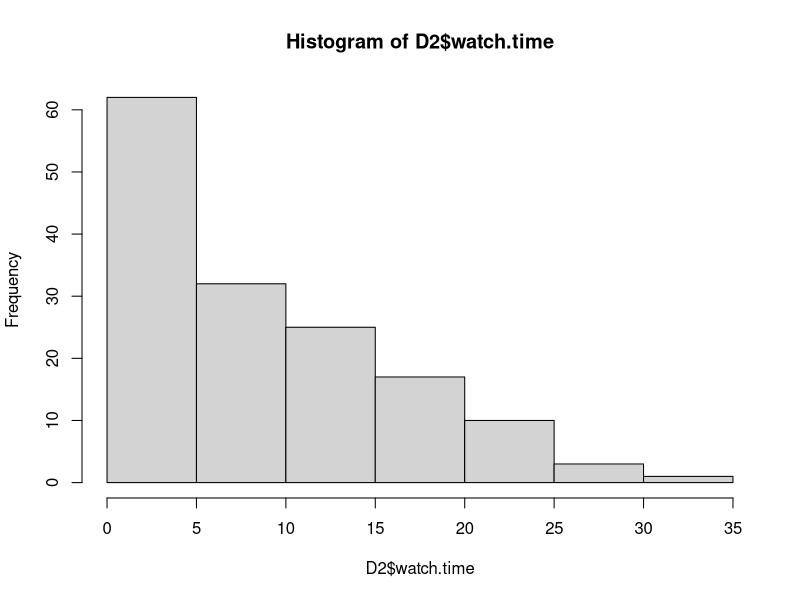
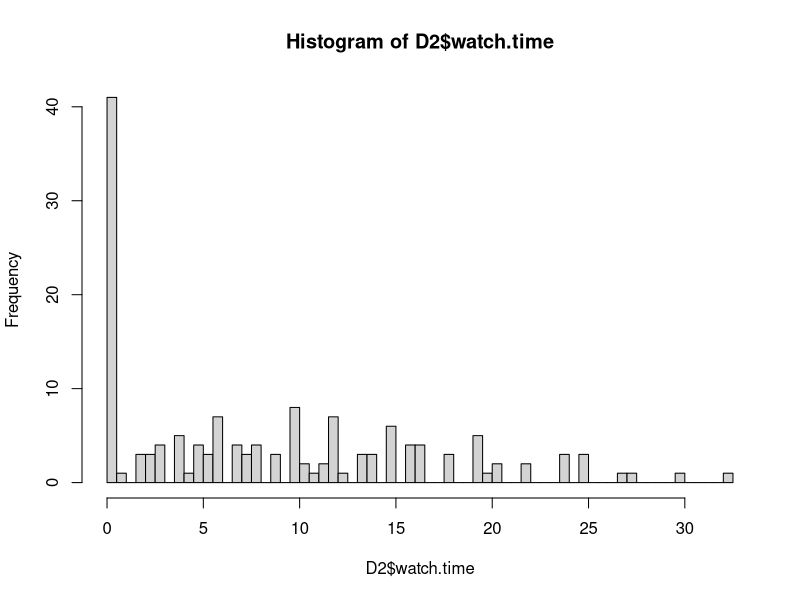
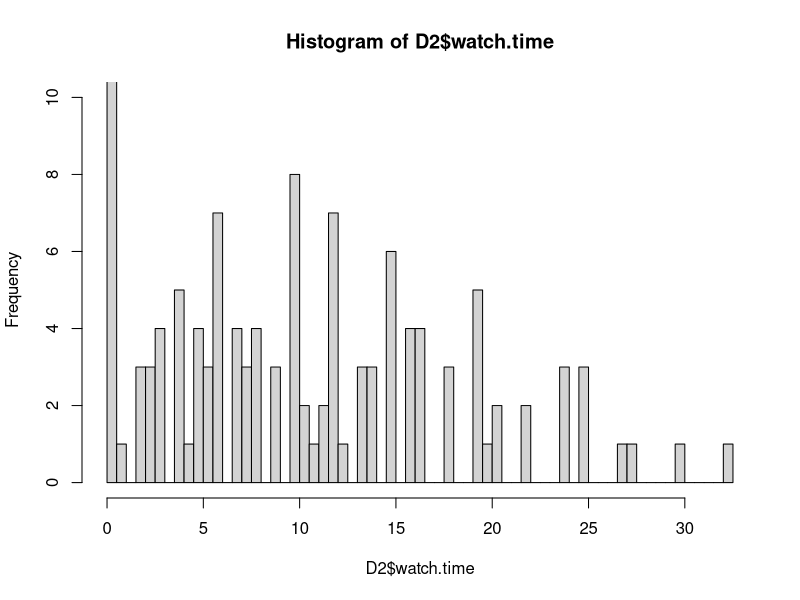
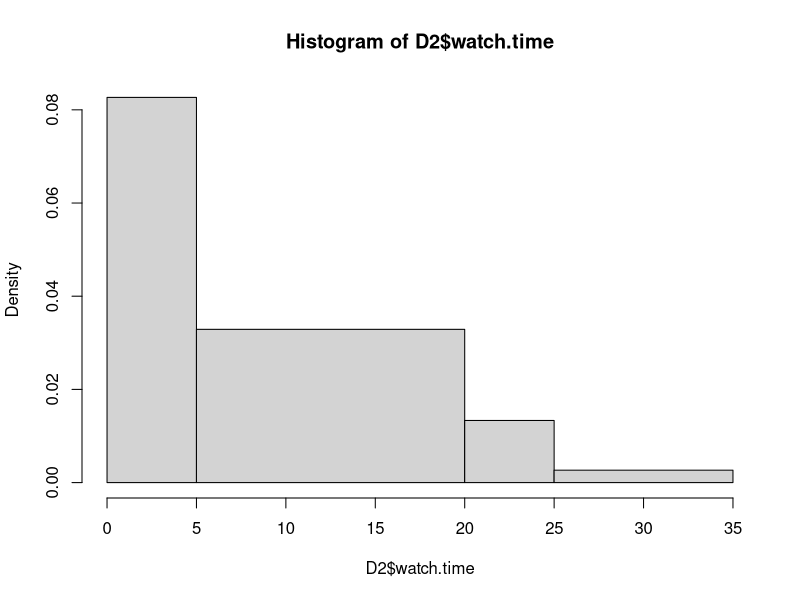
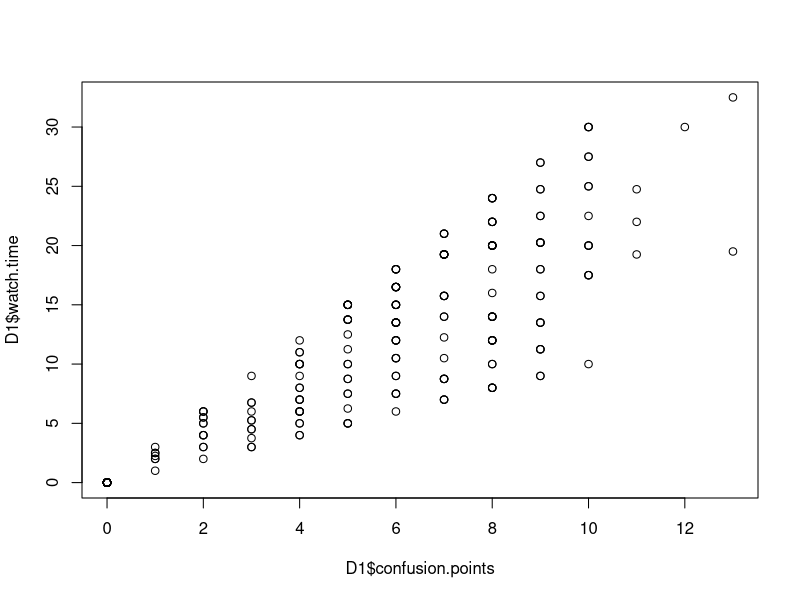
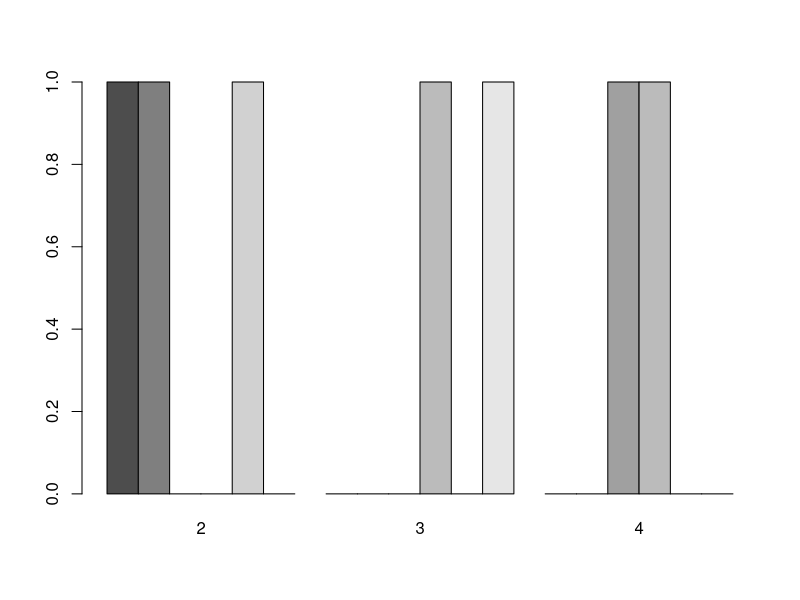
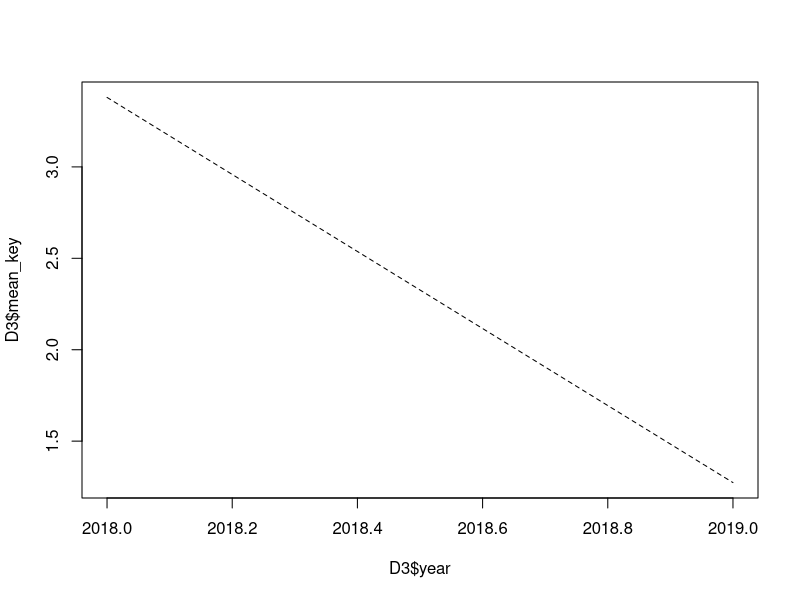
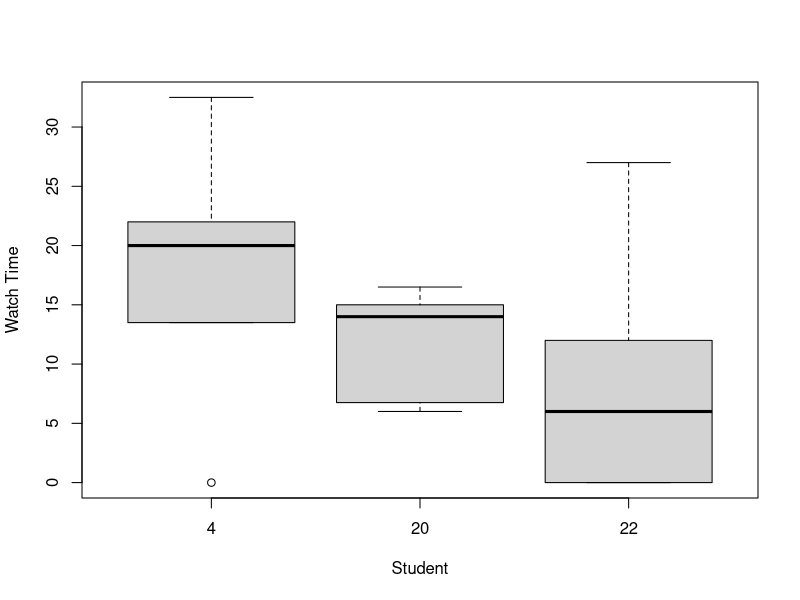

Generate these figures, in order, with R:
## ---- chunk 1
#Install the 'tidyverse' package or if that does not work, install the 'dplyr' and 'tidyr' packages.

#Load the package(s) you just installed

library(tidyverse)
library(tidyr)
library(dplyr)

D1 <- read.csv("video-data.csv", header = TRUE)

#Create a data frame that only contains the years 2018
D2 <- filter(D1, year == 2018)
## ---- chunk 2
#Generate a histogram of the watch time for the year 2018

hist(D2$watch.time)

#Change the number of breaks to 100, do you get the same impression?

hist(D2$watch.time, breaks = 100)

#Cut the y-axis off at 10

hist(D2$watch.time, breaks = 100, ylim = c(0,10))

#Restore the y-axis and change the breaks so that they are 0-5, 5-20, 20-25, 25-35

hist(D2$watch.time, breaks = c(0,5,20,25,35))

## ---- chunk 3
#Plot the number of confusion points against the watch time

plot(D1$confusion.points, D1$watch.time)

#Create two variables x & y
x <- c(1,3,2,7,6,4,4)
y <- c(2,4,2,3,2,4,3)

#Create a table from x & y
table1 <- table(x,y)

#Display the table as a Barplot
barplot(table1, beside = T)

#Create a data frame of the average total key points for each year and plot the two against each other as a lines

D3 <- D1 %>% group_by(year) %>% summarise(mean_key = mean(key.points))

plot(D3$year, D3$mean_key, type = "l", lty = "dashed")

#Create a boxplot of total enrollment for three students
D4 <- filter(D1, stid == 4|stid == 20| stid == 22)
#The drop levels command will remove all the schools from the variable with no data  
D4 <- droplevels(D4)
boxplot(D4$watch.time~D4$stid, xlab = "Student", ylab = "Watch Time")
## ---- chunk 4
#Use matrix notation to select columns 2, 5, 6, and 7
D5 <- D1[,c(2,5,6,7)]
#Draw a matrix of plots for every combination of variables
pairs(D5)
## ---- chunk 5
#rnorm(100, 75, 15) creates a random sample with a mean of 75 and standard deviation of 15
score <- rnorm(100, 75, 15)
#pmax sets a maximum value, pmin sets a minimum value
score <- pmin(score, 100)
score <- pmax(score, 0)
#round rounds numbers to whole number values
score <- round(score)
#sample draws a random samples from the groups vector according to a uniform distribution
group <- sample(c('sport','music','nature','literature'), 100, replace = TRUE)
df1 <- data.frame(score, group)
## ---- chunk 6
hist(df1$score)
hist(df1$score, breaks = 100)
hist(df1$score, breaks = 100, ylim = c(0,3))
hist(df1$score, breaks = c(40,60,70,80,90,100))
## ---- chunk 7
#cut() divides the range of scores into intervals and codes the values in scores according to which interval they fall. We use a vector called `letters` as the labels, `letters` is a vector made up of the letters of the alphabet.
rank <- cut(score, c(40,60,70,80,90,100), labels = LETTERS[1:5])
## ---- chunk 8
library(RColorBrewer)
#Let's look at the available palettes in RColorBrewer
#The top section of palettes are sequential, the middle section are qualitative, and the lower section are diverging.
#M display.brewer.all 
display.brewer.all()
#Use named palette in histogram
hist(df1$score, breaks = c(0,60,70,80,90,100),col = brewer.pal(n = 5, name = "Blues"))
## ---- chunk 9
#Make a vector of the colors from RColorBrewer
boxplot(df1$score~df1$group, xlab = "Score", ylab = "Group", col = brewer.pal(n = 4, name = "Set1"))
## ---- chunk 10
login.times <- rnorm(100, 15, 5)
login.times <- pmax(login.times, 1)
login.times <- pmin(login.times, 25)
login.times <- round(login.times)
df1$login.times <- login.times
## ---- chunk 11
library(ggplot2)
ggplot(df1, aes(x=login.times, y=score, color=group)) + 
    geom_point() +
    scale_color_brewer(palette = "Set1") +
    labs(title = 'Relationships between logins and scores', x = 'logins', y = 'score')
## ---- chunk 12
plot(AirPassengers)
## ---- chunk 13
pairs(iris)
## ---- chunk 14
DF1 <- read.csv("swirl-data.csv", header = TRUE)
head(DF1,5)
## ---- chunk 15
DF2 <- DF1[,c(8, 2, 5)]
DF2 <- na.omit(DF2)
head(DF2,5)
## ---- chunk 16
DF3 <- DF2 %>% group_by(hash,lesson_name) %>% summarise(count = n())
head(DF3,5)
## ---- chunk 17
DF3 <- DF3 %>% group_by(lesson_name) %>% summarise(count = sum(count))
head(DF3,5)
## ---- chunk 18
DF4 <- DF1[,c(8, 2, 4)]
DF4 <- na.omit(DF4)
head(DF4,5)
## ---- chunk 19
DF4[DF4 == 'TRUE'] <- 1
DF4[DF4 == 'FALSE'] <- 0
DF4$correct <- as.numeric(DF4$correct)
head(DF4,5)
## ---- chunk 20
DF5 <- DF1[c(8, 1, 2, 4)]
DF5 <- filter(DF5, correct == 'TRUE')
DF5 <- DF5 %>% group_by(hash, course_name, lesson_name) %>% summarise(score = n())
DF5 <- DF5 %>% group_by(hash, course_name) %>% summarise(mean.score = round(mean(score), 2))
head(DF5,5)
## ---- chunk 21
DF6 <- DF1[c(8, 7, 4)]
DF6 <- filter(DF6, datetime > 15049775, correct == 'TRUE')
DF6$datetime = as.Date(as.POSIXct(DF6$datetime, origin="1970-01-01"))
DF6 <- DF6 %>% group_by(hash, datetime) %>% summarise(correct = n())
DF6 <- DF6 %>% group_by(datetime) %>% summarise(average.correct = mean(correct))
head(DF6,5)
